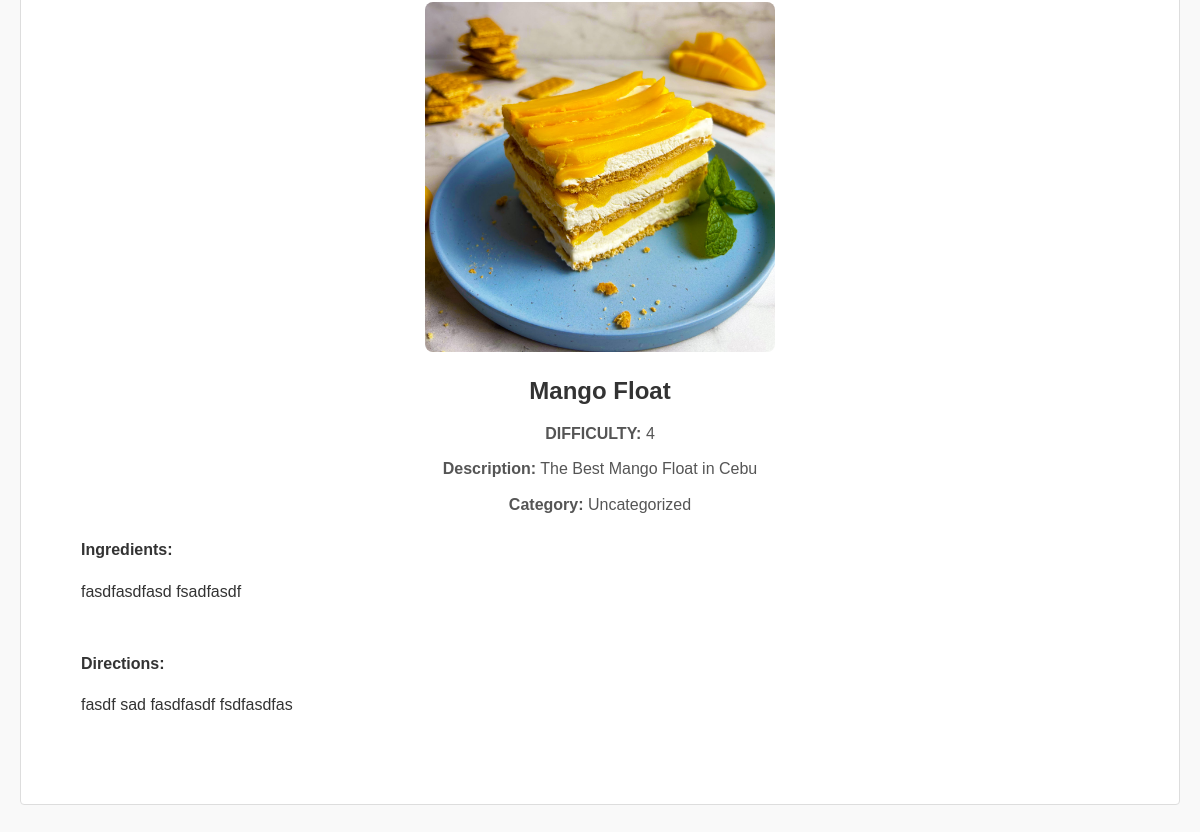
Page /cuisine/ (lower part) on the earlier database version.
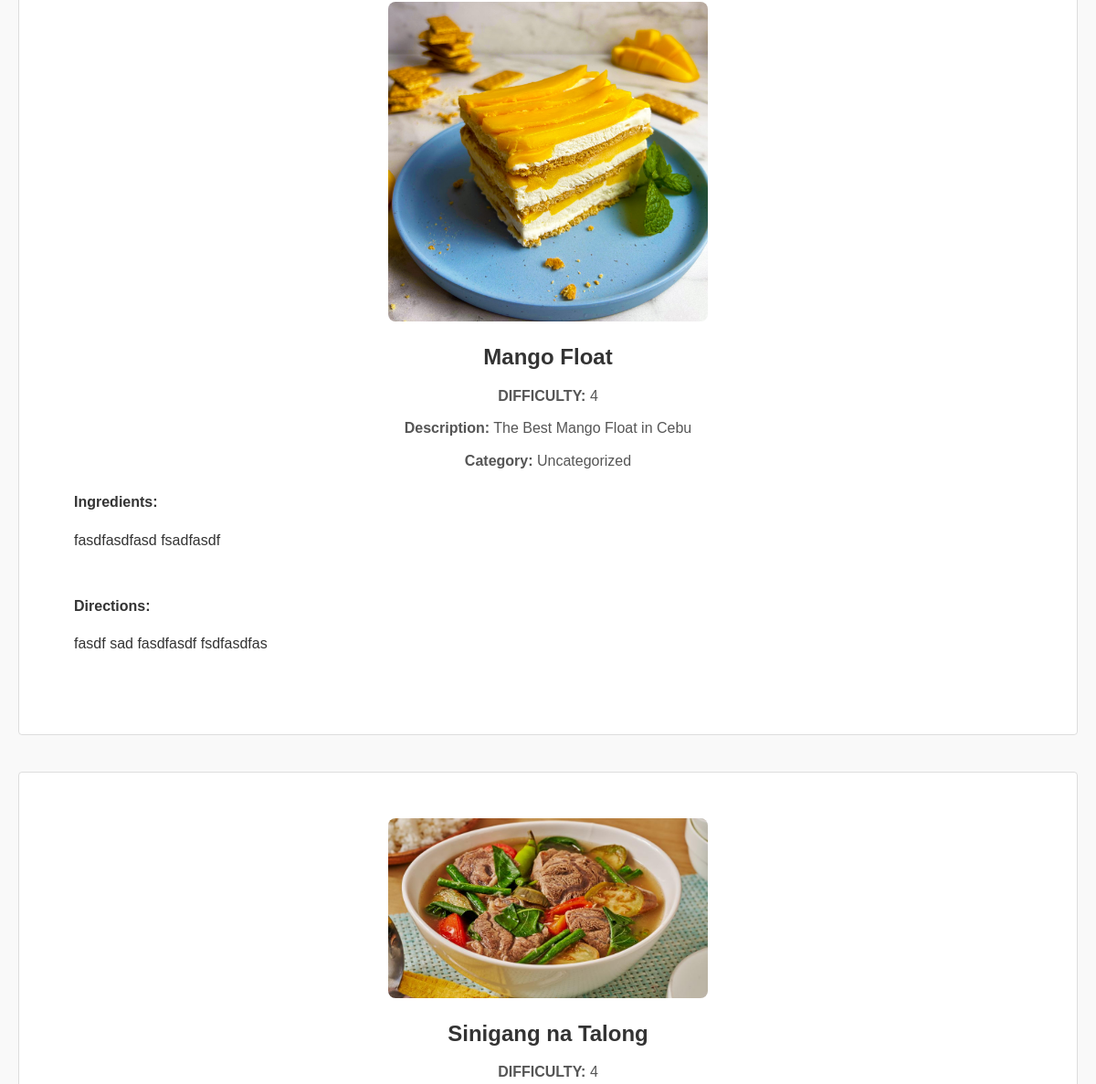
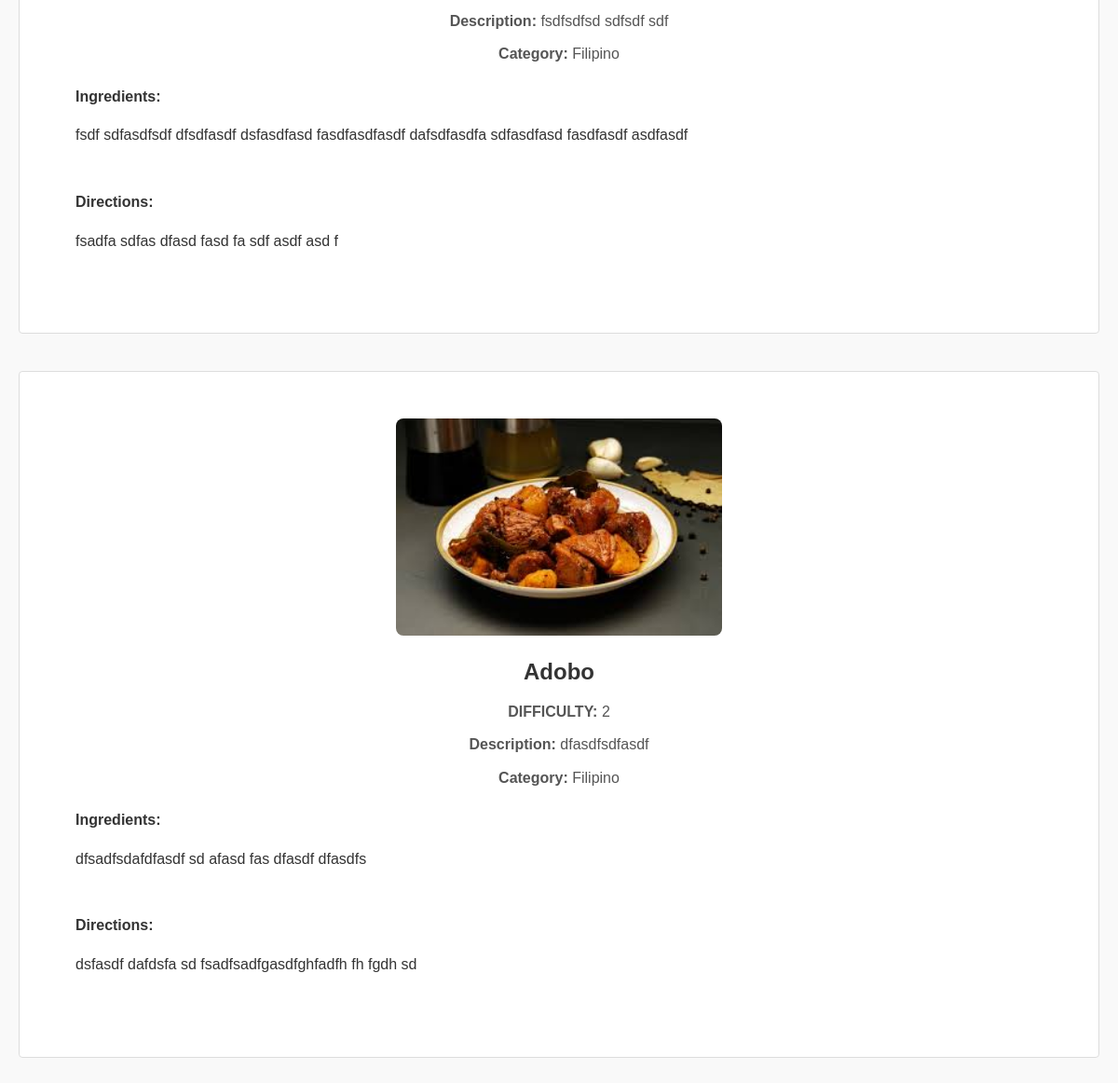
Same page on the later database version (2 pictures, top to bottom).
### Recipes/models.py (models this page shows, shortened)
class RecipePost(models.Model):
    CATEGORY_CHOICES = [
        ('Comfort Food', 'Comfort Food'),
        ('International Eats', 'International Eats'),
        ('Breakfast & Brunch', 'Breakfast & Brunch'),
        ('Community Picks', 'Community Picks'),
    ]
    title = models.CharField(max_length=200)  # Recipe title
    user = models.ForeignKey(
        settings.AUTH_USER_MODEL,
        on_delete=models.SET_NULL,
        null=True,
        blank=True
    )  # Associated user, nullable and optional
    difficulty = models.IntegerField(
        validators=[MinValueValidator(1), MaxValueValidator(5)]
    )  # Difficulty level (1-5)
    description = models.TextField(default='')  # Brief description of the recipe
    category = models.CharField(
        max_length=50,
        choices=CATEGORY_CHOICES,
        default='Uncategorized'
    )  # Recipe category with predefined choices
    ingredients = models.TextField()  # Ingredients list
    directions = models.TextField(default='')  # Step-by-step directions
    image = models.ImageField(
        upload_to='recipe/images/',
        blank=True,
        null=True
    )  # Optional recipe image
    created_at = models.DateTimeField(auto_now=True)  # Timestamp of creation

### Recipes/views.py (the view)
# urls.py: path('cuisine/', cuisine_view, name='recipe_cuisine'),
def cuisine_view(request):
    categories = RecipePost.objects.values_list('category', flat=True).distinct()
    selected_category = request.GET.get('category', None)
    if selected_category:
        recipes = RecipePost.objects.filter(category=selected_category)
    else:
        recipes = RecipePost.objects.all()
    context = {
        'categories': categories,
        'recipes': recipes,
        'selected_category': selected_category,
    }
    return render(request, 'recipePost_cuisine.html', context)

### Recipes/templates/recipePost_cuisine.html (shortened to what this page needs)
<!DOCTYPE html>
<html lang="en">
<head>
</head>
<body>
        {% include 'navbar.html' %}
    <main>
        <ul>
            {% for recipe in recipes %}
                <li>
                    {% if recipe.image %}
                        <img src="{{ recipe.image.url }}" alt="{{ recipe.title }}">
                    {% endif %}
                    <p class="recipe-title">{{ recipe.title }}</p>
                    <p class="recipe-details"><strong>DIFFICULTY:</strong> {{ recipe.difficulty }}</p>
                    <p class="recipe-details"><strong>Description:</strong> {{ recipe.description }}</p>
                    <p class="recipe-details"><strong>Category:</strong> {{ recipe.category }}</p>
                    <div class="ingredients">
                        <strong>Ingredients:</strong>
                        <p>{{ recipe.ingredients }}</p>
                    </div>
                    <div class="directions">
                        <strong>Directions:</strong>
                        <p>{{ recipe.directions }}</p>
                    </div>
                </li>
            {% empty %}
                <li>No recipes found for the selected category.</li>
            {% endfor %}
        </ul>
    </main>
</body>
</html>

Differences in the rows shown:
added RecipePost: image (picture), title "Sinigang na Talong", difficulty "4", description "fsdfsdfsd sdfsdf sdf", category "Filipino", ingredients "fsdf sdfasdfsdf dfsdfasdf dsfasdfasd fasdfasdfasdf dafsdfasdfa sdfasdfasd fasdfasdf asdfasdf", directions "fsadfa sdfas dfasd fasd fa sdf asdf asd f"
added RecipePost: image (picture), title "Adobo", difficulty "2", description "dfasdfsdfasdf", category "Filipino", ingredients "dfsadfsdafdfasdf sd afasd fas dfasdf dfasdfs", directions "dsfasdf dafdsfa sd fsadfsadfgasdfghfadfh fh fgdh sd"
